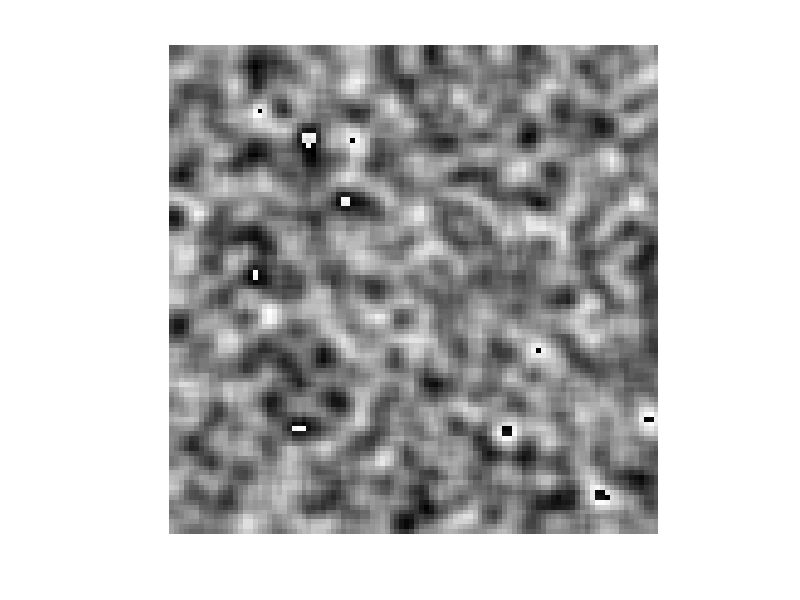
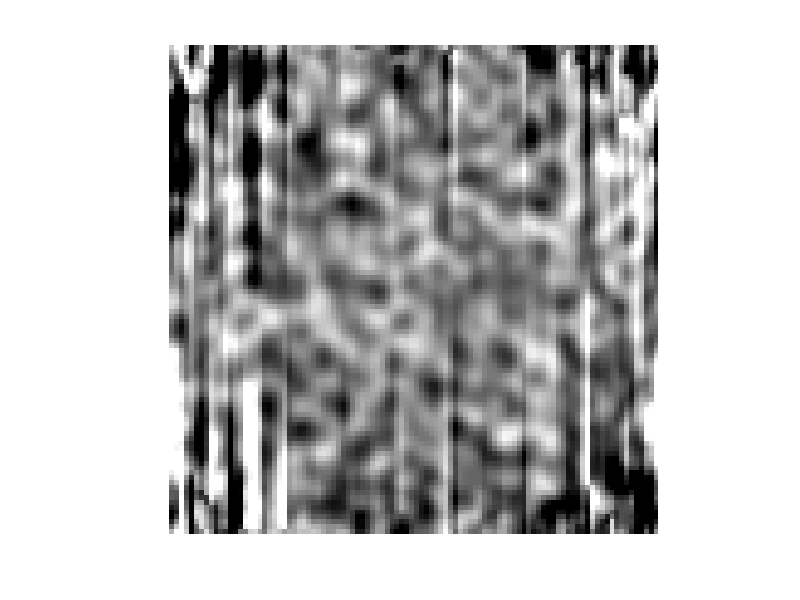
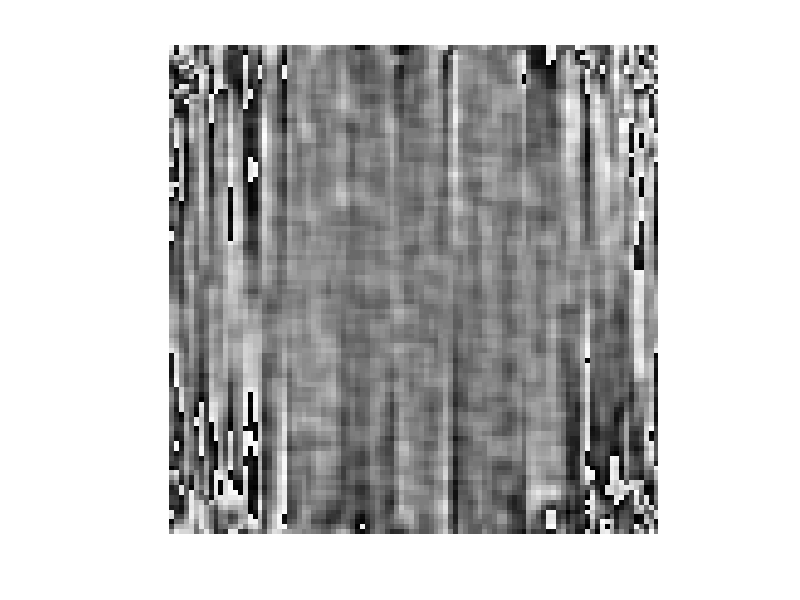
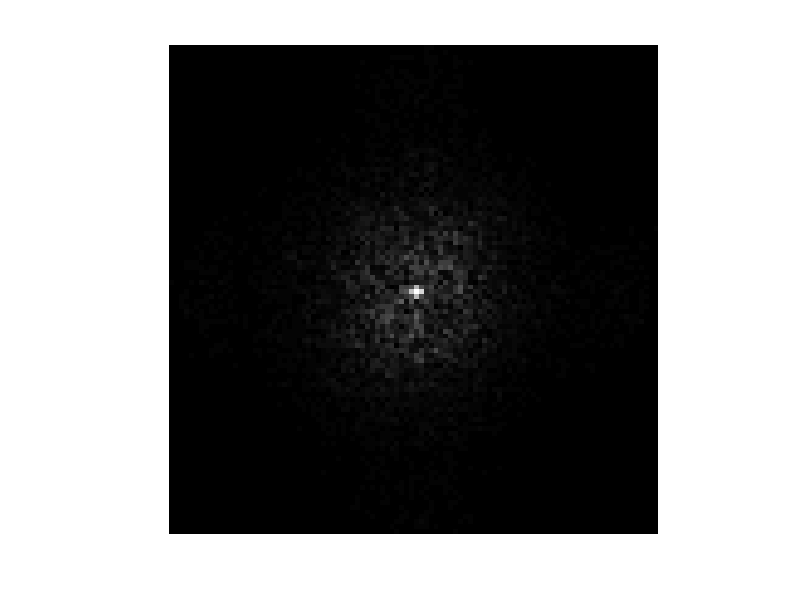

These charts were generated, in order, by the following MATLAB code:
close all;
clear all;
arr_size  = 100;
phase_sam = randn(arr_size)*2*pi;
phase_sam = imfilter(phase_sam, fspecial('gaussian', 6,2) );
beam_profile = fspecial('gaussian', 100,30);
beam_profile =beam_profile / max(beam_profile(:));
sam = exp(1i*phase_sam).*beam_profile;
figure;imshow(angle(sam),[-pi, pi]);colormap jet;

shift = [1,0];
phase_shear = zeros(arr_size);
for m = 1:arr_size
    for n = 1:arr_size
        phase_shear(m, n) = (m+n) * pi/2;    
    end
end
sam_shear = circshift(sam, shift);
sam_shear = exp(1i*phase_shear).* sam_shear;

noise = randn(size(sam))*0.05;
xcc = (sam+sam_shear).*conj(sam+sam_shear) + noise;
xcc_fft = fft2(xcc);
xcc_filt = zeros(size(xcc_fft));
xcc_filt(51:end-10,51:end-10) = xcc_fft(51:end-10,51:end-10);
xcc_filt = ifft2(xcc_filt);
if shift(1) == 2
    phase_diff = angle(sqrt(xcc_filt.* exp(1i*phase_shear)));
else
    phase_diff = angle(xcc_filt.* exp(1i*phase_shear));
end
phase_diff_center = phase_diff.*(beam_profile>=0.2);

phase_diff_fft = fft(phase_diff);
phase_fft = [zeros(1,100);bsxfun(@rdivide, phase_diff_fft(2:end,:), 1i/(5*pi)*[1:50,-49:-1]')];
phase_recon = ifft(phase_fft);
figure;imshow(phase_recon,[-pi, pi]);colormap jet;

phase_error = angle(exp(1i*(phase_recon-angle(sam))));
phase_error = phase_error-mean(phase_error(:));
figure;imshow(phase_error,[-pi, pi]);colormap jet;

figure;imshow(fftshift(abs(fft2(sam))),[0,1000]);
sam_recon = exp(1i*phase_error).*beam_profile;
figure;imshow(fftshift(abs(fft2(sam_recon))),[0,1000]);

% phase_recon = angle(exp(1i*cumsum(phase_diff, 1)));
% figure;imshow(phase_recon,[]);colormap jet;
